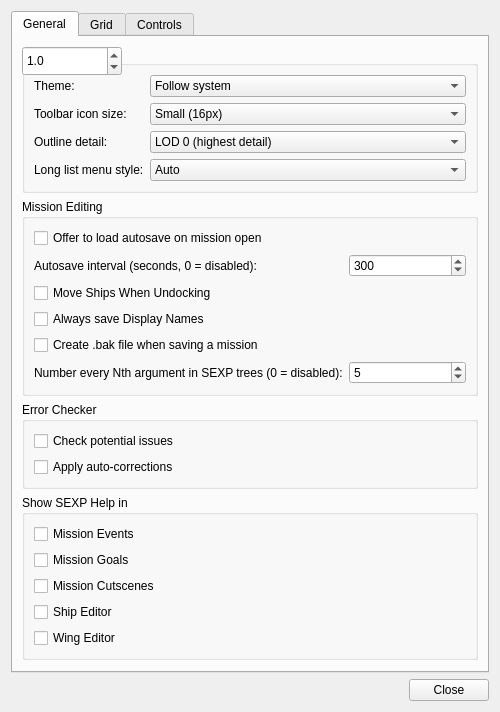
<?xml version="1.0" encoding="UTF-8"?>
<ui version="4.0">
 <class>fso::fred::dialogs::PreferencesDialog</class>
 <widget class="QDialog" name="fso::fred::dialogs::PreferencesDialog">
  <property name="geometry">
   <rect>
    <x>0</x>
    <y>0</y>
    <width>500</width>
    <height>420</height>
   </rect>
  </property>
  <property name="windowTitle">
   <string>Preferences</string>
  </property>
  <layout class="QVBoxLayout" name="verticalLayout">
   <item>
    <widget class="QTabWidget" name="tabWidget">
     <property name="currentIndex">
      <number>0</number>
     </property>
     <widget class="QWidget" name="generalTab">
      <attribute name="title">
       <string>General</string>
      </attribute>
      <layout class="QVBoxLayout" name="generalLayout">
       <item>
        <widget class="QGroupBox" name="appearanceGroup">
         <property name="title">
          <string>Appearance</string>
         </property>
         <layout class="QFormLayout" name="appearanceLayout">
          <item row="0" column="0">
           <widget class="QLabel" name="themeLabel">
            <property name="text">
             <string>Theme:</string>
            </property>
           </widget>
          </item>
          <item row="0" column="1">
           <widget class="QComboBox" name="themeCombo">
            <property name="toolTip">
             <string>Overall color theme for the QtFRED interface. Follow system tracks your operating system's light/dark setting and switches automatically when it changes.</string>
            </property>
            <item>
             <property name="text">
              <string>Follow system</string>
             </property>
            </item>
            <item>
             <property name="text">
              <string>Light</string>
             </property>
            </item>
            <item>
             <property name="text">
              <string>Dark</string>
             </property>
            </item>
           </widget>
          </item>
          <item row="1" column="0">
           <widget class="QLabel" name="toolbarIconSizeLabel">
            <property name="text">
             <string>Toolbar icon size:</string>
            </property>
           </widget>
          </item>
          <item row="1" column="1">
           <widget class="QComboBox" name="toolbarIconSizeCombo">
            <property name="toolTip">
             <string>Size of the icons shown on the editor toolbars.</string>
            </property>
            <item>
             <property name="text">
              <string>Small (16px)</string>
             </property>
            </item>
            <item>
             <property name="text">
              <string>Medium (24px)</string>
             </property>
            </item>
            <item>
             <property name="text">
              <string>Large (32px)</string>
             </property>
            </item>
           </widget>
          </item>
          <item row="2" column="0">
           <widget class="QLabel" name="outlineLodLabel">
            <property name="text">
             <string>Outline detail:</string>
            </property>
           </widget>
          </item>
          <item row="2" column="1">
           <widget class="QComboBox" name="outlineLodCombo">
            <property name="toolTip">
             <string>Level of detail used when drawing model outlines in the viewport. Lower detail draws faster.</string>
            </property>
            <item>
             <property name="text">
              <string>LOD 0 (highest detail)</string>
             </property>
            </item>
            <item>
             <property name="text">
              <string>LOD 1</string>
             </property>
            </item>
            <item>
             <property name="text">
              <string>LOD 2</string>
             </property>
            </item>
            <item>
             <property name="text">
              <string>LOD 3</string>
             </property>
            </item>
            <item>
             <property name="text">
              <string>LOD 4 (lowest detail)</string>
             </property>
            </item>
           </widget>
          </item>
          <item row="3" column="0">
           <widget class="QLabel" name="dataMenuStyleLabel">
            <property name="text">
             <string>Long list menu style:</string>
            </property>
           </widget>
          </item>
          <item row="3" column="1">
           <widget class="QComboBox" name="dataMenuStyleCombo">
            <property name="toolTip">
             <string>Controls how menus with long lists are presented: SEXP &quot;Add Data&quot; / &quot;Replace Data&quot; submenus, object Select menus, and the Create Ship/Prop submenus. Auto uses Columns for short lists and Searchable once a list would fill more than half the screen.</string>
            </property>
            <item>
             <property name="text">
              <string>Auto</string>
             </property>
            </item>
            <item>
             <property name="text">
              <string>Columns</string>
             </property>
            </item>
            <item>
             <property name="text">
              <string>Searchable</string>
             </property>
            </item>
           </widget>
          </item>
          <item row="3" column="0">
           <widget class="QLabel" name="labelFontScaleLabel">
            <property name="text">
             <string>Viewport label size:</string>
            </property>
           </widget>
          </item>
          <item row="3" column="1">
           <widget class="QDoubleSpinBox" name="labelFontScaleSpin">
            <property name="toolTip">
             <string>Scale factor applied to text labels drawn in the viewport (ship names, ship classes, coordinates, distances, and subsystem labels). 1.0 is the default size.</string>
            </property>
            <property name="decimals">
             <number>1</number>
            </property>
            <property name="minimum">
             <double>0.500000000000000</double>
            </property>
            <property name="maximum">
             <double>4.000000000000000</double>
            </property>
            <property name="singleStep">
             <double>0.100000000000000</double>
            </property>
            <property name="value">
             <double>1.000000000000000</double>
            </property>
           </widget>
          </item>
         </layout>
        </widget>
       </item>
       <item>
        <widget class="QGroupBox" name="missionEditingGroup">
         <property name="title">
          <string>Mission Editing</string>
         </property>
         <layout class="QFormLayout" name="missionEditingLayout">
          <item row="0" column="0" colspan="2">
           <widget class="QCheckBox" name="offerAutosaveRecovery">
            <property name="toolTip">
             <string>When opening a mission, offer to restore a newer autosave if one is found.</string>
            </property>
            <property name="text">
             <string>Offer to load autosave on mission open</string>
            </property>
           </widget>
          </item>
          <item row="1" column="0">
           <widget class="QLabel" name="autosaveIntervalLabel">
            <property name="text">
             <string>Autosave interval (seconds, 0 = disabled):</string>
            </property>
           </widget>
          </item>
          <item row="1" column="1">
           <widget class="QSpinBox" name="autosaveIntervalSeconds">
            <property name="toolTip">
             <string>Time between automatic mission saves, in seconds. Set to 0 to disable autosave.</string>
            </property>
            <property name="minimum">
             <number>0</number>
            </property>
            <property name="maximum">
             <number>3600</number>
            </property>
            <property name="singleStep">
             <number>30</number>
            </property>
            <property name="value">
             <number>300</number>
            </property>
           </widget>
          </item>
          <item row="2" column="0" colspan="2">
           <widget class="QCheckBox" name="moveShipsWhenUndocking">
            <property name="toolTip">
             <string>When undocking ships, automatically move them apart so they no longer overlap.</string>
            </property>
            <property name="text">
             <string>Move Ships When Undocking</string>
            </property>
           </widget>
          </item>
          <item row="3" column="0" colspan="2">
           <widget class="QCheckBox" name="alwaysSaveDisplayNames">
            <property name="toolTip">
             <string>Always write each object's $Display Name to the mission file, even when it matches the object's name.</string>
            </property>
            <property name="text">
             <string>Always save Display Names</string>
            </property>
           </widget>
          </item>
          <item row="4" column="0" colspan="2">
           <widget class="QCheckBox" name="createBakOnSave">
            <property name="toolTip">
             <string>Keep a .bak backup copy of the previous mission file each time you save.</string>
            </property>
            <property name="text">
             <string>Create .bak file when saving a mission</string>
            </property>
           </widget>
          </item>
          <item row="5" column="0">
           <widget class="QLabel" name="sexpNumberEveryNLabel">
            <property name="text">
             <string>Number every Nth argument in SEXP trees (0 = disabled):</string>
            </property>
           </widget>
          </item>
          <item row="5" column="1">
           <widget class="QSpinBox" name="sexpNumberEveryN">
            <property name="minimum">
             <number>0</number>
            </property>
            <property name="maximum">
             <number>999</number>
            </property>
            <property name="singleStep">
             <number>1</number>
            </property>
            <property name="value">
             <number>5</number>
            </property>
           </widget>
          </item>
         </layout>
        </widget>
       </item>
       <item>
        <widget class="QGroupBox" name="errorCheckerGroup">
         <property name="title">
          <string>Error Checker</string>
         </property>
         <layout class="QVBoxLayout" name="errorCheckerLayout">
          <item>
           <widget class="QCheckBox" name="checkPotentialIssues">
            <property name="toolTip">
             <string>Include non-fatal potential issues (warnings) when running the mission error checker.</string>
            </property>
            <property name="text">
             <string>Check potential issues</string>
            </property>
           </widget>
          </item>
          <item>
           <widget class="QCheckBox" name="applyAutoCorrections">
            <property name="toolTip">
             <string>Let the error checker automatically fix problems it is able to correct on its own.</string>
            </property>
            <property name="text">
             <string>Apply auto-corrections</string>
            </property>
           </widget>
          </item>
         </layout>
        </widget>
       </item>
       <item>
        <widget class="QGroupBox" name="sexpHelpGroup">
         <property name="title">
          <string>Show SEXP Help in</string>
         </property>
         <layout class="QVBoxLayout" name="sexpHelpLayout">
          <item>
           <widget class="QCheckBox" name="showSexpHelpMissionEvents">
            <property name="toolTip">
             <string>Show the SEXP operator help panel in the Mission Events editor.</string>
            </property>
            <property name="text">
             <string>Mission Events</string>
            </property>
           </widget>
          </item>
          <item>
           <widget class="QCheckBox" name="showSexpHelpMissionGoals">
            <property name="toolTip">
             <string>Show the SEXP operator help panel in the Mission Goals editor.</string>
            </property>
            <property name="text">
             <string>Mission Goals</string>
            </property>
           </widget>
          </item>
          <item>
           <widget class="QCheckBox" name="showSexpHelpMissionCutscenes">
            <property name="toolTip">
             <string>Show the SEXP operator help panel in the Mission Cutscenes editor.</string>
            </property>
            <property name="text">
             <string>Mission Cutscenes</string>
            </property>
           </widget>
          </item>
          <item>
           <widget class="QCheckBox" name="showSexpHelpShipEditor">
            <property name="toolTip">
             <string>Show the SEXP operator help panel in the Ship editor.</string>
            </property>
            <property name="text">
             <string>Ship Editor</string>
            </property>
           </widget>
          </item>
          <item>
           <widget class="QCheckBox" name="showSexpHelpWingEditor">
            <property name="toolTip">
             <string>Show the SEXP operator help panel in the Wing editor.</string>
            </property>
            <property name="text">
             <string>Wing Editor</string>
            </property>
           </widget>
          </item>
         </layout>
        </widget>
       </item>
       <item>
        <spacer name="generalSpacer">
         <property name="orientation">
          <enum>Qt::Vertical</enum>
         </property>
         <property name="sizeHint" stdset="0">
          <size>
           <width>20</width>
           <height>40</height>
          </size>
         </property>
        </spacer>
       </item>
      </layout>
     </widget>
     <widget class="QWidget" name="gridTab">
      <attribute name="title">
       <string>Grid</string>
      </attribute>
      <layout class="QVBoxLayout" name="gridLayout">
       <item>
        <layout class="QHBoxLayout" name="planeLayout">
         <item>
          <widget class="QRadioButton" name="xyPlaneRadio">
           <property name="toolTip">
            <string>Orient the reference grid on the world XY plane.</string>
           </property>
           <property name="text">
            <string>XY Plane</string>
           </property>
          </widget>
         </item>
         <item>
          <widget class="QRadioButton" name="xzPlaneRadio">
           <property name="toolTip">
            <string>Orient the reference grid on the world XZ plane (the default).</string>
           </property>
           <property name="text">
            <string>XZ Plane</string>
           </property>
          </widget>
         </item>
         <item>
          <widget class="QRadioButton" name="yzPlaneRadio">
           <property name="toolTip">
            <string>Orient the reference grid on the world YZ plane.</string>
           </property>
           <property name="text">
            <string>YZ Plane</string>
           </property>
          </widget>
         </item>
         <item>
          <spacer name="planeSpacer">
           <property name="orientation">
            <enum>Qt::Horizontal</enum>
           </property>
           <property name="sizeHint" stdset="0">
            <size>
             <width>40</width>
             <height>20</height>
            </size>
           </property>
          </spacer>
         </item>
        </layout>
       </item>
       <item>
        <widget class="QGroupBox" name="gridCenterGroup">
         <property name="title">
          <string>Grid Center</string>
         </property>
         <layout class="QFormLayout" name="gridCenterLayout">
          <item row="0" column="0">
           <widget class="QLabel" name="labelX">
            <property name="text">
             <string>X:</string>
            </property>
           </widget>
          </item>
          <item row="0" column="1">
           <widget class="QSpinBox" name="gridCenterX">
            <property name="toolTip">
             <string>X coordinate of the grid's center point in the world.</string>
            </property>
            <property name="minimum">
             <number>-32768</number>
            </property>
            <property name="maximum">
             <number>32767</number>
            </property>
           </widget>
          </item>
          <item row="1" column="0">
           <widget class="QLabel" name="labelY">
            <property name="text">
             <string>Y:</string>
            </property>
           </widget>
          </item>
          <item row="1" column="1">
           <widget class="QSpinBox" name="gridCenterY">
            <property name="toolTip">
             <string>Y coordinate of the grid's center point in the world.</string>
            </property>
            <property name="minimum">
             <number>-32768</number>
            </property>
            <property name="maximum">
             <number>32767</number>
            </property>
           </widget>
          </item>
          <item row="2" column="0">
           <widget class="QLabel" name="labelZ">
            <property name="text">
             <string>Z:</string>
            </property>
           </widget>
          </item>
          <item row="2" column="1">
           <widget class="QSpinBox" name="gridCenterZ">
            <property name="toolTip">
             <string>Z coordinate of the grid's center point in the world.</string>
            </property>
            <property name="minimum">
             <number>-32768</number>
            </property>
            <property name="maximum">
             <number>32767</number>
            </property>
           </widget>
          </item>
         </layout>
        </widget>
       </item>
       <item>
        <widget class="QPushButton" name="resetGridButton">
         <property name="toolTip">
          <string>Reset the grid plane and center back to their defaults.</string>
         </property>
         <property name="text">
          <string>Reset to Default</string>
         </property>
        </widget>
       </item>
       <item>
        <spacer name="gridSpacer">
         <property name="orientation">
          <enum>Qt::Vertical</enum>
         </property>
         <property name="sizeHint" stdset="0">
          <size>
           <width>20</width>
           <height>40</height>
          </size>
         </property>
        </spacer>
       </item>
      </layout>
     </widget>
     <widget class="QWidget" name="controlsTab">
      <attribute name="title">
       <string>Controls</string>
      </attribute>
      <layout class="QVBoxLayout" name="controlsLayout">
       <item>
        <widget class="QGroupBox" name="mouseOrbitGroup">
         <property name="title">
          <string>Mouse Orbit Camera</string>
         </property>
         <layout class="QVBoxLayout" name="mouseOrbitLayout">
          <item>
           <widget class="QCheckBox" name="invertOrbitX">
            <property name="toolTip">
             <string>Invert the horizontal direction of mouse orbit rotation.</string>
            </property>
            <property name="text">
             <string>Invert X axis (horizontal)</string>
            </property>
           </widget>
          </item>
          <item>
           <widget class="QCheckBox" name="invertOrbitY">
            <property name="toolTip">
             <string>Invert the vertical direction of mouse orbit rotation.</string>
            </property>
            <property name="text">
             <string>Invert Y axis (vertical)</string>
            </property>
           </widget>
          </item>
         </layout>
        </widget>
       </item>
       <item>
        <widget class="QCheckBox" name="orbitSelectionMidpoint">
         <property name="toolTip">
          <string>When several objects are marked, rotate the view around the midpoint of the selection instead of the current object.</string>
         </property>
         <property name="text">
          <string>Rotate Around Selection Midpoint</string>
         </property>
        </widget>
       </item>
       <item>
        <widget class="QWidget" name="controlsFormWidget" native="true"/>
       </item>
       <item>
        <widget class="QPushButton" name="resetDefaultsButton">
         <property name="toolTip">
          <string>Reset all control key bindings back to their defaults.</string>
         </property>
         <property name="text">
          <string>Reset to Defaults</string>
         </property>
        </widget>
       </item>
       <item>
        <spacer name="controlsSpacer">
         <property name="orientation">
          <enum>Qt::Vertical</enum>
         </property>
         <property name="sizeHint" stdset="0">
          <size>
           <width>20</width>
           <height>40</height>
          </size>
         </property>
        </spacer>
       </item>
      </layout>
     </widget>
    </widget>
   </item>
   <item>
    <widget class="QDialogButtonBox" name="buttonBox">
     <property name="orientation">
      <enum>Qt::Horizontal</enum>
     </property>
     <property name="standardButtons">
      <set>QDialogButtonBox::Close</set>
     </property>
    </widget>
   </item>
  </layout>
 </widget>
 <resources/>
 <connections>
  <connection>
   <sender>buttonBox</sender>
   <signal>rejected()</signal>
   <receiver>fso::fred::dialogs::PreferencesDialog</receiver>
   <slot>reject()</slot>
   <hints>
    <hint type="sourcelabel">
     <x>316</x>
     <y>390</y>
    </hint>
    <hint type="destinationlabel">
     <x>286</x>
     <y>410</y>
    </hint>
   </hints>
  </connection>
 </connections>
</ui>
